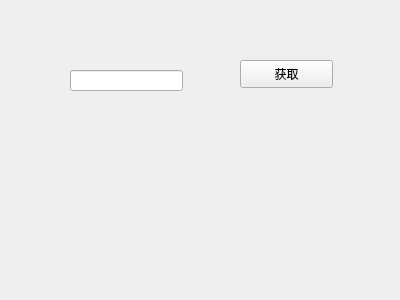
<?xml version="1.0" encoding="UTF-8"?>
<ui version="4.0">
 <class>Form</class>
 <widget class="QWidget" name="Form">
  <property name="geometry">
   <rect>
    <x>0</x>
    <y>0</y>
    <width>400</width>
    <height>300</height>
   </rect>
  </property>
  <property name="windowTitle">
   <string>Form</string>
  </property>
  <widget class="QPushButton" name="pushButton">
   <property name="geometry">
    <rect>
     <x>240</x>
     <y>60</y>
     <width>93</width>
     <height>28</height>
    </rect>
   </property>
   <property name="text">
    <string>获取</string>
   </property>
  </widget>
  <widget class="QLineEdit" name="lineEdit">
   <property name="geometry">
    <rect>
     <x>70</x>
     <y>70</y>
     <width>113</width>
     <height>21</height>
    </rect>
   </property>
  </widget>
 </widget>
 <resources/>
 <connections/>
</ui>
